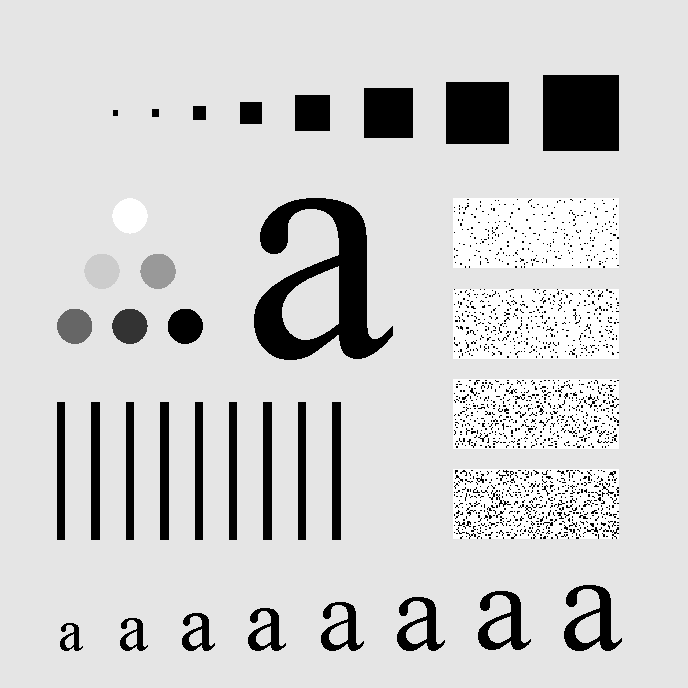
#> input picture DIP-Labs/Lab09_Spatial_Filtering/smoothing.tif, 688 x 688 px
$ python Task_01.py
#> lines starting #> are read from the running program, lines starting #| are printed output that depends on the picture
'''
    In this task we implement the averaging filter with varying sizes.
'''
import cv2
import matplotlib.pyplot as plt
import numpy as np

def averagingFilter(img_file, filtersize):
    img = cv2.imread(img_file, 0)
    height, width = img.shape
    hook_img = img.copy()
    for y in range(height-filtersize):
        for x in range(width-filtersize):
            filtered_window = img[y:y+filtersize, x:x+filtersize]
            filtered_window = np.ravel(filtered_window)
            avg = (sum(filtered_window))/(filtersize*filtersize)
            hook_img[y:y+filtersize, x:x+filtersize] = avg
    plt.imshow(hook_img, cmap="gray")
    plt.show()

def weightedFilter(img_file, filtersize):
#> called with img_file = 'smoothing.tif', filtersize = 3
    img = cv2.imread(img_file, 0)
#> img is the input picture: shape (688, 688); min 0, max 255, mean 207.3
    height, width = img.shape
#> height = 688; width = 688
    hook_img = img.copy()
    given_filter = [[1, 2, 1], [2, 4, 2], [1, 2, 1]]
    for y in range(height-filtersize):
        for x in range(width-filtersize):
            filtered_window = img[y:y+filtersize, x:x+filtersize]
            convolved_filter = np.matmul(filtered_window, given_filter)
            hook_img[y:y+filtersize, x:x+filtersize] = convolved_filter
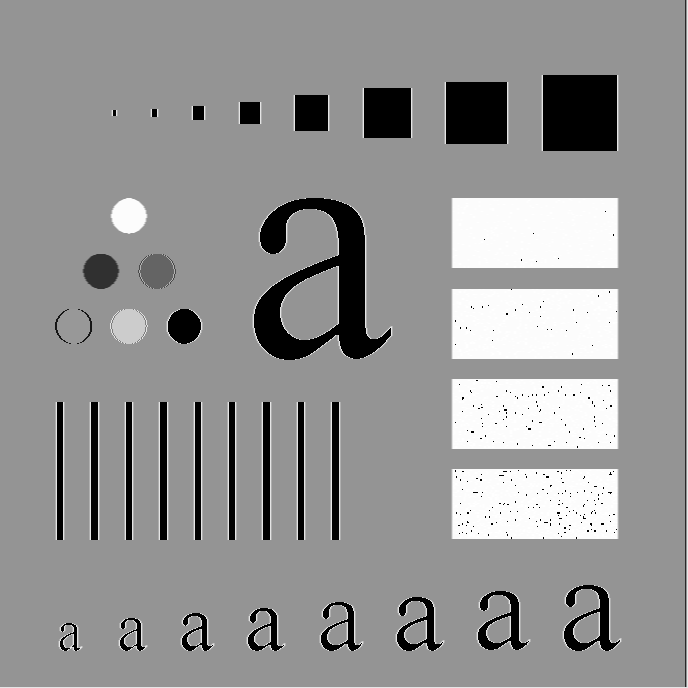
#> hook_img: shape (688, 688); min 0, max 255, mean 147.7
    plt.imshow(hook_img, cmap="gray")
    plt.show()

weightedFilter("smoothing.tif", 3)
